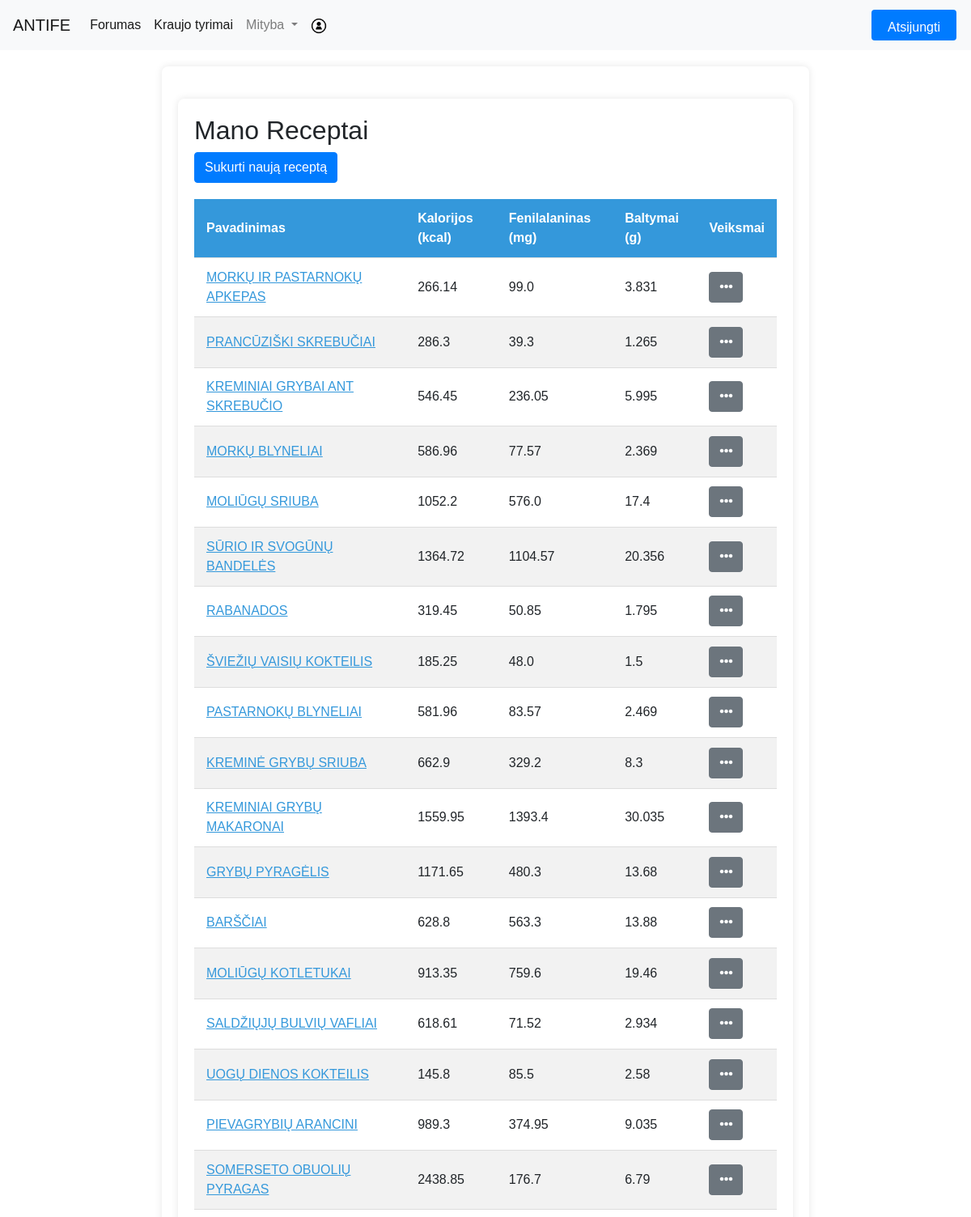
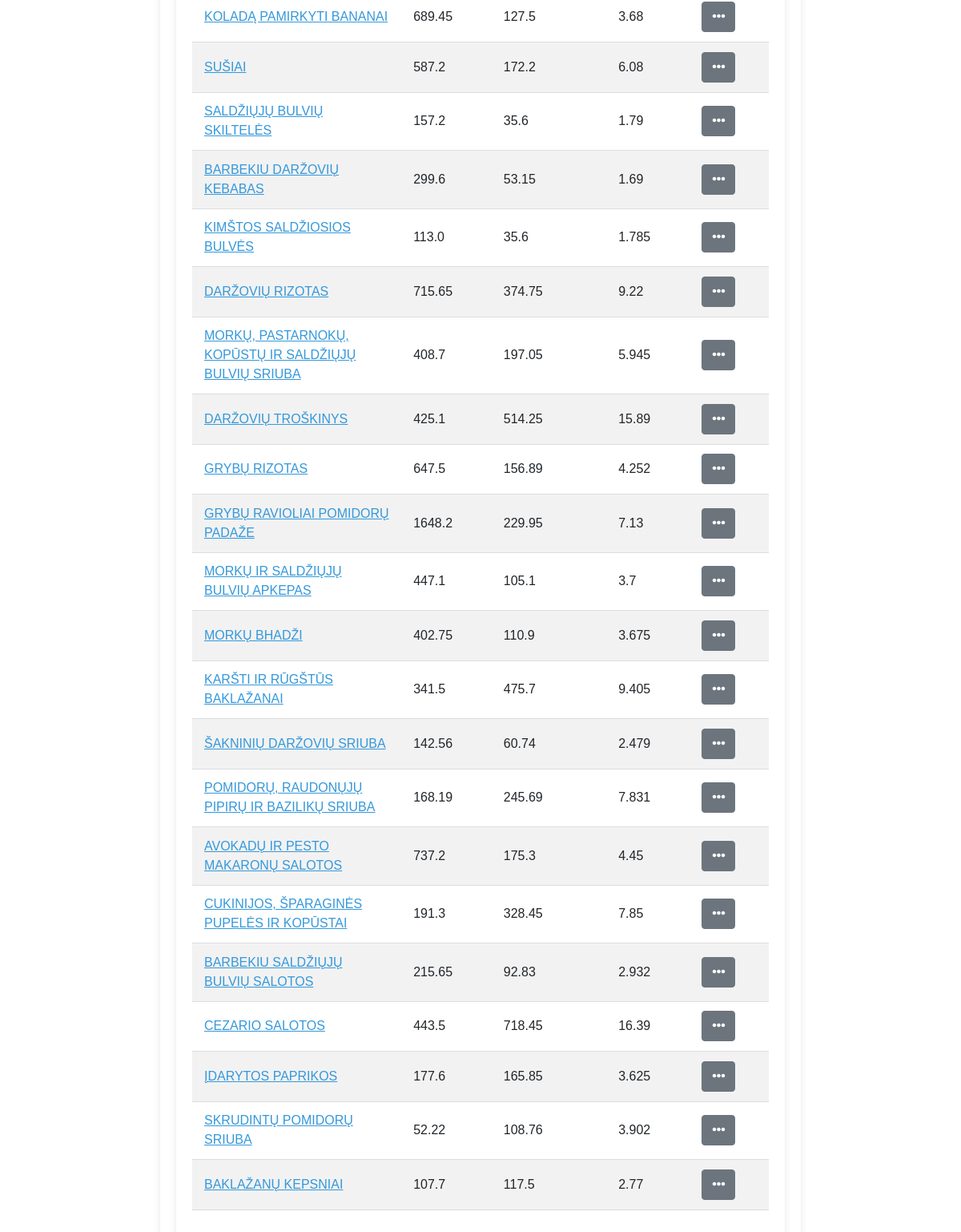
The app's page /mityba/manoreceptai_list/ (signed in) with its own data (2 pictures, top to bottom).
### homepage/models.py (models this page shows)
class Receptai(models.Model):
    kalorijos = models.FloatField(default=0.0)
    pavadinimas = models.CharField(max_length=255)
    fenilalaninas = models.FloatField(default=0.0)
    baltymai = models.FloatField(default=0.0)
    aprasas = models.CharField(max_length=300)
    visible = models.BooleanField(default=True)

### Mityba/views.py (the view)
# urls.py: path('manoreceptai_list/', views.manoreceptai_list, name='manoreceptai_list'),
@login_required
def manoreceptai_list(request):
    current_user = request.user
    try:
        naudotojas = Naudotojai.objects.get(user=current_user)
        user_recipe_ids = Naudotojo_receptai.objects.filter(fk_Naudotojasid_Naudotojas=naudotojas).values_list('fk_Receptasid_Receptas', flat=True)
        receptai_list = Receptai.objects.filter(id__in=user_recipe_ids)
    except Naudotojai.DoesNotExist:
        receptai_list = []
    return render(request, 'ManoReceptai.html', {'manoreceptai_list': receptai_list})

### Mityba/templates/ManoReceptai.html (shortened to what this page needs)
{% extends "base.html" %}
{% load static %}
{% block content %}
<body>
    <div class="container">
        <h2>Mano Receptai</h2>
        <a href="{% url 'mityba:create_recipe' %}" class="btn btn-primary custom-button">Sukurti naują receptą</a>
        <link rel="stylesheet" href="https://cdnjs.cloudflare.com/ajax/libs/font-awesome/5.15.4/css/all.min.css">
        <table class="styled-table">
            <thead>
                <tr>
                    <th>Pavadinimas</th>
                    <th>Kalorijos (kcal)</th>
                    <th>Fenilalaninas (mg)</th>
                    <th>Baltymai (g)</th>
                    <th>Veiksmai</th>
                </tr>
            </thead>
            <tbody>
                {% for receptas in manoreceptai_list %}
                    {% if receptas.naudotojo_receptai_set.exists %}
                        <tr>
                            <td class="name-cell" data-toggle="aprasas-{{ forloop.counter }}" data-ingredientai="ingredientai-{{ forloop.counter }}">{{ receptas.pavadinimas }}</td>
                            <td>{{ receptas.kalorijos }}</td>
                            <td>{{ receptas.fenilalaninas }}</td>
                            <td>{{ receptas.baltymai }}</td>
                            <td>
                                <div class="toggle-buttons-container" id="toggle-buttons-container-{{ forloop.counter }}">
                                    <button class="btn btn-secondary toggle-buttons-icon"><i class="fas fa-ellipsis-h"></i></button>
                                </div>
                            </td>
                        </tr>
                    {% endif %}
                {% endfor %}
            </tbody>
        </table>
    </div>
</body>
{% endblock %}

### records on screen
Receptai: pavadinimas "MORKŲ IR PASTARNOKŲ APKEPAS", kalorijos "266.14", fenilalaninas "99.0", baltymai "3.831"
Receptai: pavadinimas "PRANCŪZIŠKI SKREBUČIAI", kalorijos "286.3", fenilalaninas "39.3", baltymai "1.265"
Receptai: pavadinimas "KREMINIAI GRYBAI ANT SKREBUČIO", kalorijos "546.45", fenilalaninas "236.05", baltymai "5.995"
Receptai: pavadinimas "MORKŲ BLYNELIAI", kalorijos "586.96", fenilalaninas "77.57", baltymai "2.369"
Receptai: pavadinimas "MOLIŪGŲ SRIUBA", kalorijos "1052.2", fenilalaninas "576.0", baltymai "17.4"
Receptai: pavadinimas "SŪRIO IR SVOGŪNŲ BANDELĖS", kalorijos "1364.72", fenilalaninas "1104.57", baltymai "20.356"
Receptai: pavadinimas "RABANADOS", kalorijos "319.45", fenilalaninas "50.85", baltymai "1.795"
Receptai: pavadinimas "ŠVIEŽIŲ VAISIŲ KOKTEILIS", kalorijos "185.25", fenilalaninas "48.0", baltymai "1.5"
Receptai: pavadinimas "PASTARNOKŲ BLYNELIAI", kalorijos "581.96", fenilalaninas "83.57", baltymai "2.469"
Receptai: pavadinimas "KREMINĖ GRYBŲ SRIUBA", kalorijos "662.9", fenilalaninas "329.2", baltymai "8.3"
Receptai: pavadinimas "KREMINIAI GRYBŲ MAKARONAI", kalorijos "1559.95", fenilalaninas "1393.4", baltymai "30.035"
Receptai: pavadinimas "GRYBŲ PYRAGĖLIS", kalorijos "1171.65", fenilalaninas "480.3", baltymai "13.68"
Receptai: pavadinimas "BARŠČIAI", kalorijos "628.8", fenilalaninas "563.3", baltymai "13.88"
Receptai: pavadinimas "MOLIŪGŲ KOTLETUKAI", kalorijos "913.35", fenilalaninas "759.6", baltymai "19.46"
Receptai: pavadinimas "SALDŽIŲJŲ BULVIŲ VAFLIAI", kalorijos "618.61", fenilalaninas "71.52", baltymai "2.934"
Receptai: pavadinimas "UOGŲ DIENOS KOKTEILIS", kalorijos "145.8", fenilalaninas "85.5", baltymai "2.58"
Receptai: pavadinimas "PIEVAGRYBIŲ ARANCINI", kalorijos "989.3", fenilalaninas "374.95", baltymai "9.035"
Receptai: pavadinimas "SOMERSETO OBUOLIŲ PYRAGAS", kalorijos "2438.85", fenilalaninas "176.7", baltymai "6.79"
Receptai: pavadinimas "KOLADĄ PAMIRKYTI BANANAI", kalorijos "689.45", fenilalaninas "127.5", baltymai "3.68"
Receptai: pavadinimas "SUŠIAI", kalorijos "587.2", fenilalaninas "172.2", baltymai "6.08"
Receptai: pavadinimas "SALDŽIŲJŲ BULVIŲ SKILTELĖS", kalorijos "157.2", fenilalaninas "35.6", baltymai "1.79"
Receptai: pavadinimas "BARBEKIU DARŽOVIŲ KEBABAS", kalorijos "299.6", fenilalaninas "53.15", baltymai "1.69"
Receptai: pavadinimas "KIMŠTOS SALDŽIOSIOS BULVĖS", kalorijos "113.0", fenilalaninas "35.6", baltymai "1.785"
Receptai: pavadinimas "DARŽOVIŲ RIZOTAS", kalorijos "715.65", fenilalaninas "374.75", baltymai "9.22"
Receptai: pavadinimas "MORKŲ, PASTARNOKŲ, KOPŪSTŲ IR SALDŽIŲJŲ BULVIŲ SRIUBA", kalorijos "408.7", fenilalaninas "197.05", baltymai "5.945"
Receptai: pavadinimas "DARŽOVIŲ TROŠKINYS", kalorijos "425.1", fenilalaninas "514.25", baltymai "15.89"
Receptai: pavadinimas "GRYBŲ RIZOTAS", kalorijos "647.5", fenilalaninas "156.89", baltymai "4.252"
Receptai: pavadinimas "GRYBŲ RAVIOLIAI POMIDORŲ PADAŽE", kalorijos "1648.2", fenilalaninas "229.95", baltymai "7.13"
Receptai: pavadinimas "MORKŲ IR SALDŽIŲJŲ BULVIŲ APKEPAS", kalorijos "447.1", fenilalaninas "105.1", baltymai "3.7"
Receptai: pavadinimas "MORKŲ BHADŽI", kalorijos "402.75", fenilalaninas "110.9", baltymai "3.675"
Receptai: pavadinimas "KARŠTI IR RŪGŠTŪS BAKLAŽANAI", kalorijos "341.5", fenilalaninas "475.7", baltymai "9.405"
Receptai: pavadinimas "ŠAKNINIŲ DARŽOVIŲ SRIUBA", kalorijos "142.56", fenilalaninas "60.74", baltymai "2.479"
Receptai: pavadinimas "POMIDORŲ, RAUDONŲJŲ PIPIRŲ IR BAZILIKŲ SRIUBA", kalorijos "168.19", fenilalaninas "245.69", baltymai "7.831"
Receptai: pavadinimas "AVOKADŲ IR PESTO MAKARONŲ SALOTOS", kalorijos "737.2", fenilalaninas "175.3", baltymai "4.45"
Receptai: pavadinimas "CUKINIJOS, ŠPARAGINĖS PUPELĖS IR KOPŪSTAI", kalorijos "191.3", fenilalaninas "328.45", baltymai "7.85"
Receptai: pavadinimas "BARBEKIU SALDŽIŲJŲ BULVIŲ SALOTOS", kalorijos "215.65", fenilalaninas "92.83", baltymai "2.932"
Receptai: pavadinimas "CEZARIO SALOTOS", kalorijos "443.5", fenilalaninas "718.45", baltymai "16.39"
Receptai: pavadinimas "ĮDARYTOS PAPRIKOS", kalorijos "177.6", fenilalaninas "165.85", baltymai "3.625"
Receptai: pavadinimas "SKRUDINTŲ POMIDORŲ SRIUBA", kalorijos "52.22", fenilalaninas "108.76", baltymai "3.902"
Receptai: pavadinimas "BAKLAŽANŲ KEPSNIAI", kalorijos "107.7", fenilalaninas "117.5", baltymai "2.77"
